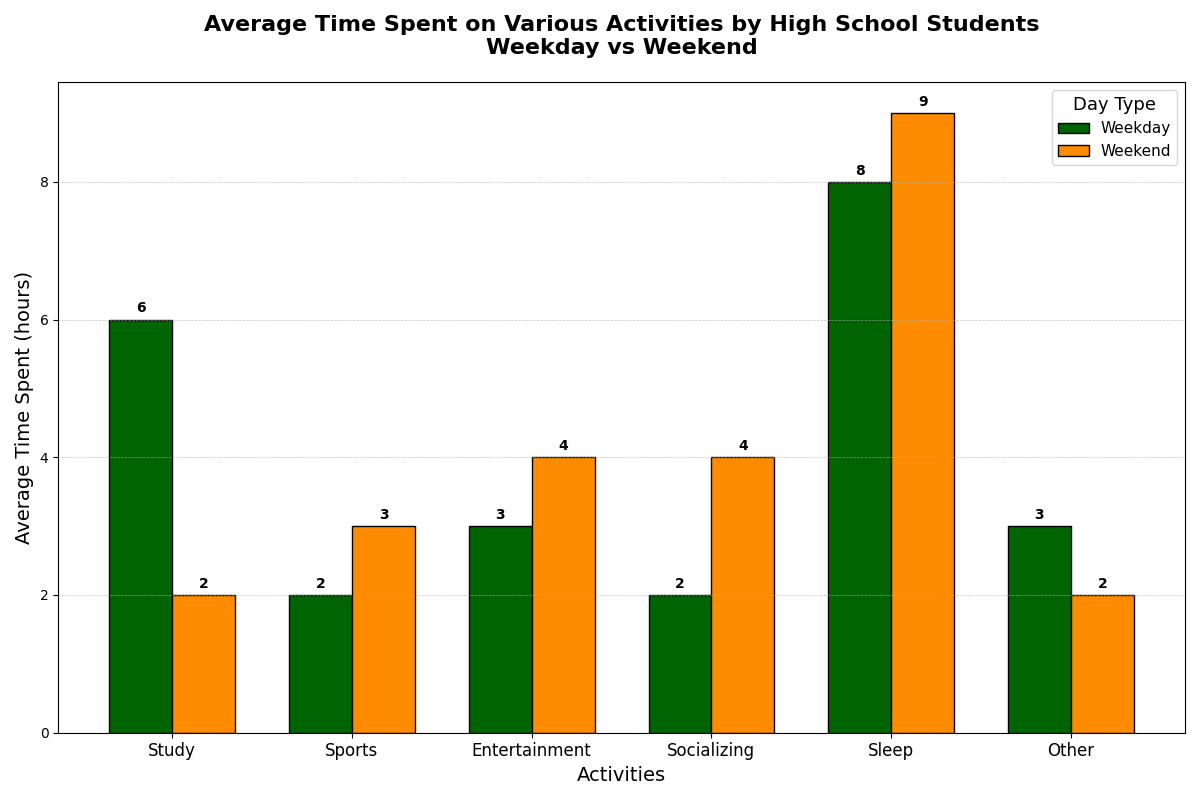

Python code for this plot:
import matplotlib.pyplot as plt
import numpy as np

activities = ['Study', 'Sports', 'Entertainment', 'Socializing', 'Sleep', 'Other']
weekday_hours = [6, 2, 3, 2, 8, 3]
weekend_hours = [2, 3, 4, 4, 9, 2]
x_positions = np.arange(len(activities))
bar_width = 0.35

fig, ax = plt.subplots(figsize=(12, 8))

# Use new set of colors for the bars
rects1 = ax.bar(x_positions - bar_width/2, weekday_hours, width=bar_width, label='Weekday', color='darkgreen', edgecolor='black')
rects2 = ax.bar(x_positions + bar_width/2, weekend_hours, width=bar_width, label='Weekend', color='darkorange', edgecolor='black')

ax.set_title('Average Time Spent on Various Activities by High School Students\nWeekday vs Weekend', fontsize=16, fontweight='bold', pad=20)
ax.set_xlabel('Activities', fontsize=14)
ax.set_ylabel('Average Time Spent (hours)', fontsize=14)
ax.set_xticks(x_positions)
ax.set_xticklabels(activities, fontsize=12)
ax.legend(title='Day Type', title_fontsize='13', fontsize=11, loc='upper right')
ax.yaxis.grid(True, linestyle='--', linewidth=0.5, alpha=0.7)

def add_labels(rects):
    for rect in rects:
        height = rect.get_height()
        ax.annotate(f'{height}',
                    xy=(rect.get_x() + rect.get_width() / 2, height),
                    xytext=(0, 3),
                    textcoords="offset points",
                    ha='center', va='bottom', fontsize=10, fontweight='bold')

add_labels(rects1)
add_labels(rects2)

plt.tight_layout()
plt.show()
